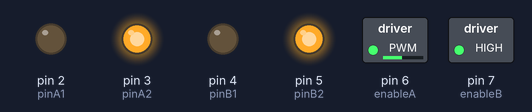
This sketch was run on a simulated Arduino Uno, built with avr-gcc and run on an emulated ATmega328P. Parts: switched loads named in the sketch (green lamp = pin HIGH), output pins drawn as LEDs (lit = HIGH).

Above: at 0.1 s.
Timing chart, 0 to 1.6 s (numbered marks = the images above):
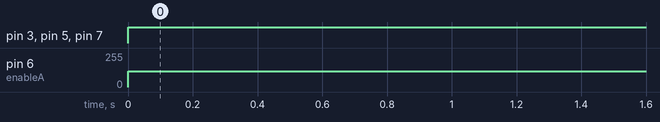

The sketch:

motor_fornt.ino
```cpp
int enableA = 6;
int pinA1 = 2;
int pinA2 = 3;

int enableB = 7;
int pinB1 = 4;
int pinB2 = 5;
//int speedPinA = 6; //   เพื่อให้ PWM สามารถควบคุมความเร็วมอเตอร์
//Counter speed sensor-----------------------------------------------------------------------//
    //const byte interruptPinL = 18;
    //const byte interruptPinR = 19;

//speed ไว้สำหรับปรัความเร็วมอเตอร์
int speed = 10;
long Left,Right;

void setup(){
  Serial.begin(9600);
pinMode(enableA, OUTPUT);
pinMode(pinA1, OUTPUT);
pinMode(pinA2, OUTPUT);

pinMode(enableB, OUTPUT);
pinMode(pinB1, OUTPUT);
pinMode(pinB2, OUTPUT);
}
void loop(){
 //peed = Serial.read();
 // analogWrite(speedPinA, speed); //ตั้งค่าความเร็ว PWM ผ่านตัวแปร ค่าต่ำลง มอเตอร์จะหมุนช้าลง

  motorFront(120);

//delay(5000);
}

void motorFront(int speed){

  // Motor A left

          analogWrite(enableA, speed);

          digitalWrite(pinA1, LOW);

          digitalWrite(pinA2, HIGH);

 // Motor B

    analogWrite(enableB, speed + 30);

    digitalWrite(pinB1, LOW);

    digitalWrite(pinB2, HIGH);

    //delay(300);
}
```

Measured:
- by itself, pin 3 (pinA2), pin 5 (pinB2), pin 7 (enableB): LOW → HIGH at 0.00 s
- by itself, pin 6 (enableA): 0/255 → 120/255 at 0.00 s
